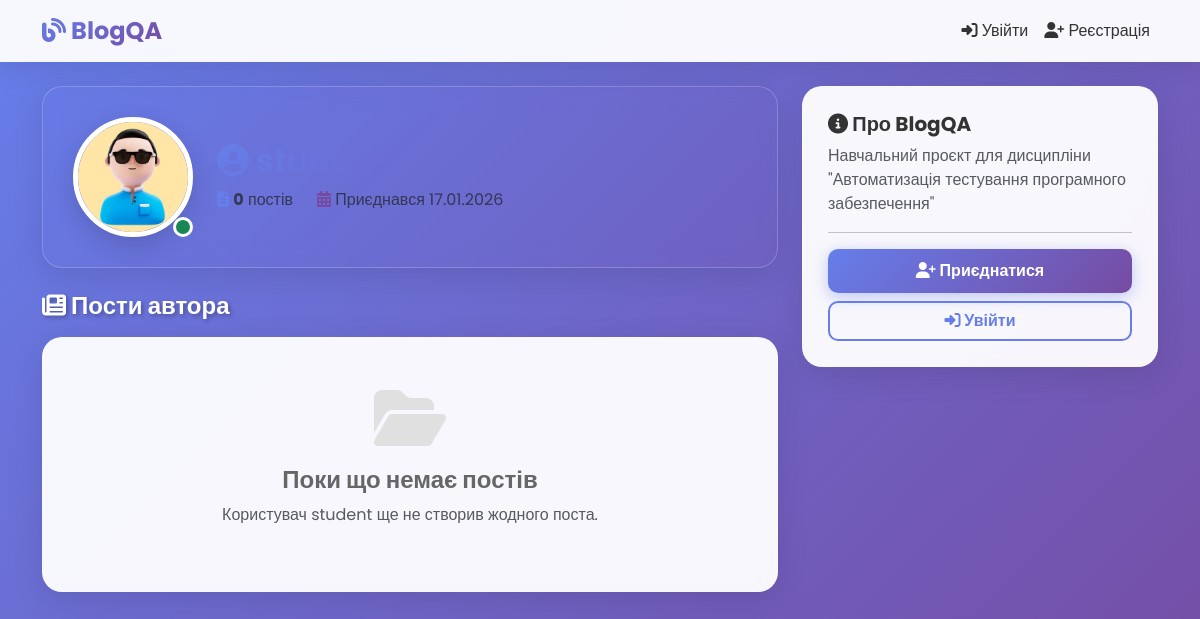
Page /user/student/ on the earlier database version.
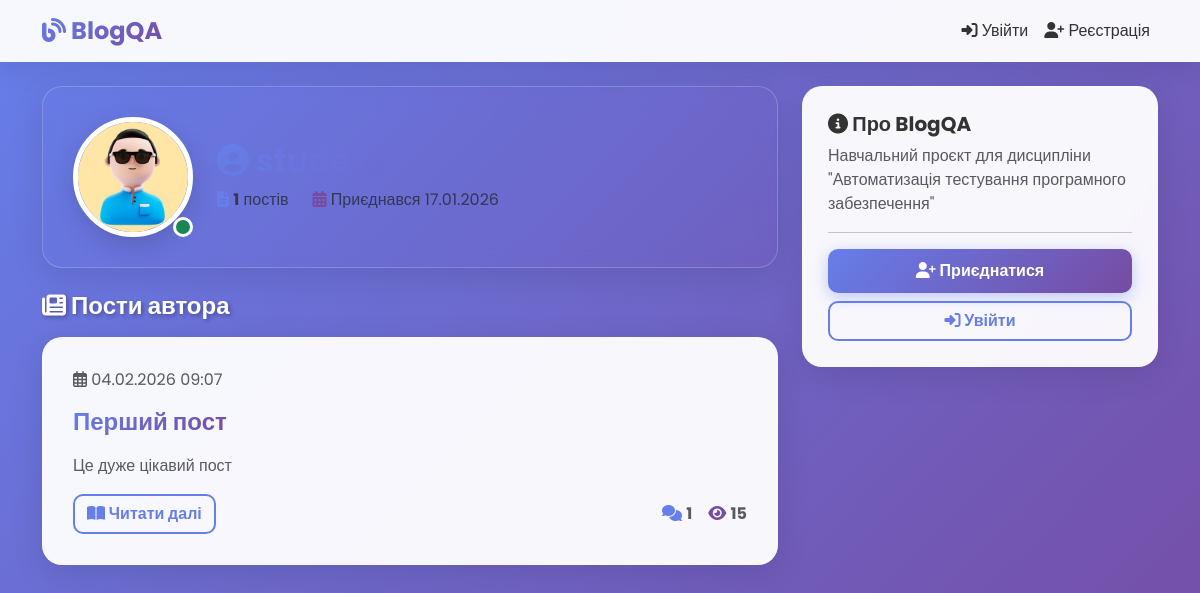
Same page on the later database version.
### users/models.py (models this page shows, shortened)
class Profile(models.Model):
    user = models.OneToOneField(User, on_delete=models.CASCADE, verbose_name="Користувач")
    image = models.ImageField(
        default='default.jpg',  # повинен лежати у MEDIA_ROOT
        upload_to='profile_pics',
        verbose_name="Аватар"
    )
    bio = models.TextField(max_length=500, blank=True, verbose_name="Про себе")
    class Meta:
        verbose_name = "Профіль"
        verbose_name_plural = "Профілі"

### blog/models.py (models this page shows, shortened)
class Post(models.Model):
    title = models.CharField(max_length=200, verbose_name="Заголовок")
    content = models.TextField(verbose_name="Зміст")
    date_posted = models.DateTimeField(default=timezone.now, verbose_name="Дата публікації")
    author = models.ForeignKey(User, on_delete=models.CASCADE, verbose_name="Автор")
    class Meta:
        ordering = ['-date_posted']
        verbose_name = "Пост"
        verbose_name_plural = "Пости"

### blog/views.py (the view)
# urls.py: path('user/<str:username>/', UserPostListView.as_view(), name='user-posts'),
class UserPostListView(ListView):
    model = Post
    template_name = 'blog/user_posts.html'
    context_object_name = 'posts'
    paginate_by = 5
    def get_queryset(self):
        user = get_object_or_404(User, username=self.kwargs.get('username'))
        return Post.objects.filter(author=user).order_by('-date_posted')
    def get_context_data(self, **kwargs):
        context = super().get_context_data(**kwargs)
        context['author'] = get_object_or_404(User, username=self.kwargs.get('username'))
        return context

### blog/templates/blog/user_posts.html (shortened to what this page needs)
{% extends "blog/base.html" %}
{% block content %}
    <div class="post-card mb-4" style="background: linear-gradient(135deg, rgba(102, 126, 234, 0.1) 0%, rgba(118, 75, 162, 0.1) 100%);">
        <div class="row align-items-center">
            <div class="col-md-auto text-center">
                <div class="position-relative d-inline-block">
                    <img src="{{ author.profile.image.url }}" class="profile-img-large" alt="Avatar">
                    <div class="position-absolute bottom-0 end-0 bg-success rounded-circle" style="width: 20px; height: 20px; border: 3px solid white;"></div>
                </div>
            </div>
            <div class="col-md">
                <h2 style="background: linear-gradient(135deg, #667eea 0%, #764ba2 100%); -webkit-background-clip: text; -webkit-text-fill-color: transparent;">
                    <i class="fas fa-user-circle"></i> {{ author.username }}
                </h2>
                <div class="d-flex gap-4 text-muted">
                    <span><i class="fas fa-file-alt" style="color: #667eea;"></i> <strong>{{ page_obj.paginator.count }}</strong> постів</span>
                    <span><i class="fas fa-calendar-alt" style="color: #764ba2;"></i> Приєднався {{ author.date_joined|date:"d.m.Y" }}</span>
                </div>
            </div>
        </div>
    </div>
    <div class="mb-3">
        <h4 style="color: white; text-shadow: 2px 2px 4px rgba(0,0,0,0.3);">
            <i class="fas fa-newspaper"></i> Пости автора
        </h4>
    </div>
    {% for post in posts %}
        <div class="post-card">
            <div class="d-flex justify-content-between align-items-start mb-3">
                <div class="text-muted">
                    <i class="far fa-calendar-alt"></i> {{ post.date_posted|date:"d.m.Y H:i" }}
                </div>
            </div>
            <h4 class="mb-3">
                <a href="{% url 'post-detail' post.id %}" class="text-decoration-none">
                    {{ post.title }}
                </a>
            </h4>
            <p class="text-muted" style="line-height: 1.6;">
                {{ post.content|slice:":200" }}{% if post.content|length > 200 %}...{% endif %}
            </p>
            <div class="d-flex justify-content-between align-items-center mt-3">
                <a href="{% url 'post-detail' post.id %}" class="btn btn-outline-primary">
                    <i class="fas fa-book-open"></i> Читати далі
                </a>
                <div class="d-flex gap-3 text-muted">
                    <span>
                        <i class="fas fa-comments" style="color: #667eea;"></i>
                        <strong>{{ post.comments.count }}</strong>
                    </span>
                    <span>
                        <i class="fas fa-eye" style="color: #764ba2;"></i>
                        <strong>{{ forloop.counter }}5</strong>
                    </span>
                </div>
            </div>
        </div>
    {% empty %}
        <div class="post-card text-center py-5">
            <i class="fas fa-folder-open" style="font-size: 4rem; color: #e0e0e0;"></i>
            <h4 class="mt-3" style="color: #666;">Поки що немає постів</h4>
            <p class="text-muted">Користувач {{ author.username }} ще не створив жодного поста.</p>
        </div>
    {% endfor %}
{% endblock %}

### blog/templates/blog/base.html (shortened to what this page needs)
<!DOCTYPE html>
<html lang="uk">
<head>
    <link href="https://cdn.jsdelivr.net/npm/bootstrap@5.3.0/dist/css/bootstrap.min.css" rel="stylesheet">
    <link rel="stylesheet" href="https://cdnjs.cloudflare.com/ajax/libs/font-awesome/6.4.0/css/all.min.css">
</head>
<body>
    <nav class="navbar navbar-expand-lg navbar-light mb-4">
        <div class="container">
            <a class="navbar-brand" href="{% url 'blog-home' %}">
                <i class="fas fa-blog"></i> BlogQA
            </a>
            <div class="collapse navbar-collapse" id="navbarNav">
                <ul class="navbar-nav ms-auto">
                    {% if user.is_authenticated %}
                        <li class="nav-item">
                            <a class="nav-link" href="{% url 'post-create' %}">
                                <i class="fas fa-plus-circle"></i> Новий пост
                            </a>
                        </li>
                        <li class="nav-item">
                            <a class="nav-link" href="{% url 'profile' %}">
                                <i class="fas fa-user-circle"></i> Профіль
                            </a>
                        </li>
                        <li class="nav-item">
                            <a class="nav-link" href="{% url 'logout' %}">
                                <i class="fas fa-sign-out-alt"></i> Вийти
                            </a>
                        </li>
                    {% else %}
                        <li class="nav-item">
                            <a class="nav-link" href="{% url 'login' %}">
                                <i class="fas fa-sign-in-alt"></i> Увійти
                            </a>
                        </li>
                        <li class="nav-item">
                            <a class="nav-link" href="{% url 'register' %}">
                                <i class="fas fa-user-plus"></i> Реєстрація
                            </a>
                        </li>
                    {% endif %}
                </ul>
            </div>
        </div>
    </nav>
    <div class="container">
        <div class="row">
            <div class="col-md-8">
                {% block content %}{% endblock %}
            </div>
            <div class="col-md-4">
                <div class="sidebar">
                    <h5><i class="fas fa-info-circle"></i> Про BlogQA</h5>
                    <p class="text-muted">Навчальний проєкт для дисципліни "Автоматизація тестування програмного забезпечення"</p>
                    {% if user.is_authenticated %}
                        <hr>
                        <p><strong>🎉 Привіт, {{ user.username }}!</strong></p>
                        <a href="{% url 'post-create' %}" class="btn btn-primary w-100">
                            <i class="fas fa-pen"></i> Створити пост
                        </a>
                    {% else %}
                        <hr>
                        <a href="{% url 'register' %}" class="btn btn-primary w-100 mb-2">
                            <i class="fas fa-user-plus"></i> Приєднатися
                        </a>
                        <a href="{% url 'login' %}" class="btn btn-outline-primary w-100">
                            <i class="fas fa-sign-in-alt"></i> Увійти
                        </a>
                    {% endif %}
                </div>
            </div>
        </div>
    </div>
</body>
</html>

### blog/templates/blog/base.html (style rules this page uses)
* { font-family: 'Poppins', sans-serif; }
body { background: linear-gradient(135deg, #667eea 0%, #764ba2 100%); min-height: 100vh; padding-bottom: 50px; }
.navbar { background: rgba(255, 255, 255, 0.95) !important; backdrop-filter: blur(10px); box-shadow: 0 4px 30px rgba(0, 0, 0, 0.1); border: none; }
.navbar-brand { font-weight: 700; background: linear-gradient(135deg, #667eea 0%, #764ba2 100%); -webkit-background-clip: text; -webkit-text-fill-color: transparent; font-size: 1.5rem; }
.nav-link { color: #333 !important; font-weight: 500; transition: all 0.3s ease; position: relative; }
.nav-link::after { content: ''; position: absolute; bottom: 0; left: 50%; transform: translateX(-50%); width: 0; height: 2px; background: linear-gradient(135deg, #667eea 0%, #764ba2 100%); transition: width 0.3s ease; }
.post-card { background: rgba(255, 255, 255, 0.95); backdrop-filter: blur(10px); border-radius: 20px; box-shadow: 0 8px 32px rgba(0, 0, 0, 0.1); margin-bottom: 30px; padding: 30px; border: 1px solid rgba(255, 255, 255, 0.2); transition: all 0.3s ease; animation: fadeInUp 0.6s ease; }
.profile-img-large { width: 120px; height: 120px; border-radius: 50%; object-fit: cover; border: 5px solid #fff; box-shadow: 0 8px 25px rgba(0, 0, 0, 0.15); }
.sidebar { background: rgba(255, 255, 255, 0.95); backdrop-filter: blur(10px); border-radius: 20px; padding: 25px; box-shadow: 0 8px 32px rgba(0, 0, 0, 0.1); border: 1px solid rgba(255, 255, 255, 0.2); position: sticky; top: 20px; }
.btn-primary { background: linear-gradient(135deg, #667eea 0%, #764ba2 100%); border: none; border-radius: 10px; padding: 10px 25px; font-weight: 600; transition: all 0.3s ease; box-shadow: 0 4px 15px rgba(102, 126, 234, 0.4); }
.btn-outline-primary { color: #667eea; border: 2px solid #667eea; border-radius: 10px; font-weight: 600; transition: all 0.3s ease; }
h2, h4, h5 { color: #333; font-weight: 700; }
.post-card h4 a { background: linear-gradient(135deg, #667eea 0%, #764ba2 100%); -webkit-background-clip: text; -webkit-text-fill-color: transparent; transition: all 0.3s ease; }
.sidebar .btn-primary { animation: pulse 2s infinite; }

Differences in the rows shown:
added Post: date_posted "04.02.2026 09:07", title "Перший пост", content "Це дуже цікавий пост", comments.count "1"
Other differences:
{{ page_obj.paginator.count }}: "0" → "1"
{{ author.username }}: "student" → (not shown)
text no longer shown: "Поки що немає постів Користувач ще не створив жодного поста."
